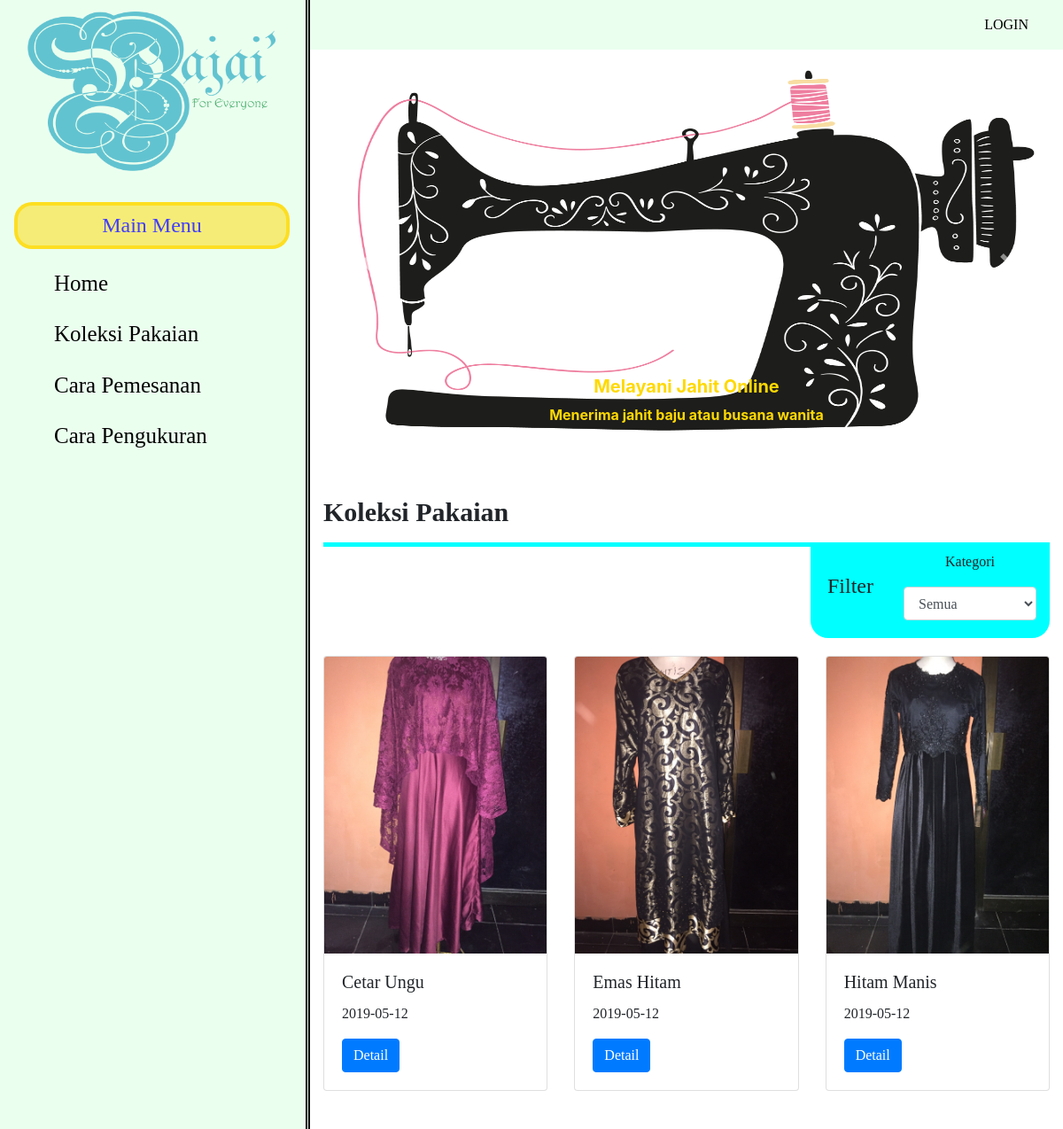
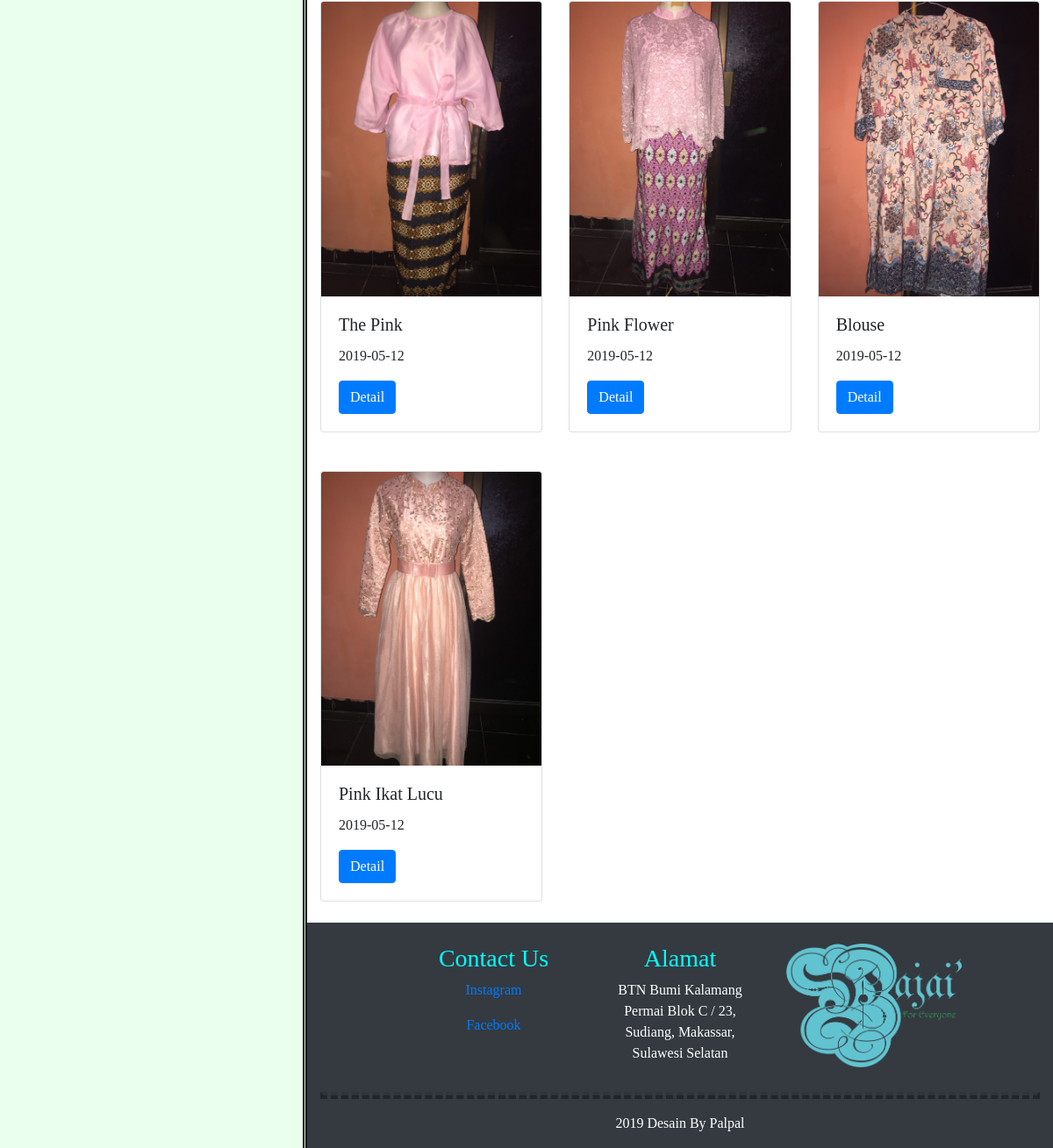
Screenshot of /index.php/c_user/koleksi with the database file from the repository (2 pictures, top to bottom).
### tables this page shows
CREATE TABLE `tb_daftar_pakaian` (
  `id_pakaian` int(11) NOT NULL,
  `nama_pakaian` varchar(22) NOT NULL,
  `kategori_pakaian` varchar(22) NOT NULL,
  `ukuran_pakaian` varchar(11) NOT NULL,
  `harga_jual` int(22) NOT NULL,
  `gambar_jual` varchar(22) NOT NULL,
  `status_post` varchar(11) NOT NULL,
  `tgl_upload` date NOT NULL
);

### application/controllers/C_user.php (called while the page is built, shortened)
<?php
class C_user extends CI_Controller {
    public function __construct(){
        $this->load->library('session');
        $this->load->helper("url");
        $this->load->helper("form");
        $this->load->model("M_user");
    }
    public function koleksi()
    {
        $data['sql'] = $this->M_user->koleksi();
        $this->load->view("user/header");
        $this->load->view("user/koleksi",$data);
        $this->load->view("user/footer");
    }
}

### index.php (called while the page is built, shortened)
<?php
require_once BASEPATH.'core/CodeIgniter.php';

### application/models/M_user.php (called while the page is built, shortened)
<?php
class M_user extends CI_Model {
    public function koleksi(){
        $this->db->select('*');
        $this->db->where('status_post','aktif');
        $this->db->order_by('tgl_upload','DESC');
        $this->db->from('tb_daftar_pakaian');
        $sql = $this->db->get();
        return $sql;
    }
}

### application/views/user/koleksi.php (the view, shortened to what this page needs)
<div class="bd-example">
    <div id="carouselExampleCaptions" class="carousel slide" data-ride="carousel">
        <ol class="carousel-indicators">
            <li data-target="#carouselExampleCaptions" data-slide-to="0" class="active"></li>
            <li data-target="#carouselExampleCaptions" data-slide-to="1"></li>
            <li data-target="#carouselExampleCaptions" data-slide-to="2"></li>
        </ol>
        <div class="carousel-inner">
            <div class="carousel-item active">
                <img src="<?=base_url()?>./assets/img/mesinjahit.png" class="d-block w-100" alt="...">
                <div class="carousel-caption d-none d-md-block">
                <h5>Melayani Jahit Online</h5>
                <p>Menerima jahit baju atau busana wanita</p>
                </div>
            </div>
        </div>
        <a class="carousel-control-prev" href="#carouselExampleCaptions" role="button" data-slide="prev">
        <span class="carousel-control-prev-icon" aria-hidden="true"></span>
        </a>
        <a class="carousel-control-next" href="#carouselExampleCaptions" role="button" data-slide="next">
        <span class="carousel-control-next-icon" aria-hidden="true"></span>
        </a>
    </div>
</div>
<div class="container">
    <div class="row mt-4">
        <div class="col">
            <h4 class="judul">Koleksi Pakaian</h4>
            <hr>
        </div>
    </div>
    <div class="filter">
        <div class="container">
            <div class="row">
                <div class="col-sm-4">
                    <h4>Filter</h4>
                </div>
                <div class="col-sm-8">
                    <?= form_open();?>
                    <p>Kategori</p>
                    <select name="kategori" id="kategori" class="form-control">
                        <option value="Semua">Semua</option>
                    </select>
                </div>
            </div>
        </div>
    </div>
    <div class="row" id="container">
    <?php
        foreach ($sql->result() as $daftar){
            $id_pakaian = $daftar->id_pakaian;
            $nama_pakaian = $daftar->nama_pakaian;
            $tgl_upload = $daftar->tgl_upload;
            $gambar_jual = $daftar->gambar_jual;
    ?>
        <div class="col-md-4 ortu">
            <div class="card mb-4">
                <img src="<?= base_url()?>assets/img/daftarPakaian/<?= $gambar_jual;?>" class="card-img-top" alt="">
                <div class="card-body">
                    <h5 class="card-title"><?= $nama_pakaian;?></h5>
                    <p class="card-text"><?= $tgl_upload;?></p>
                    <a href="#" class="btn btn-primary" data-toggle="modal" data-target="#exampleModalLong<?= $id_pakaian;?>">Detail</a>
                </div>
            </div>
        </div>
    <?php
        }
    ?>
    </div>
</div>

### application/views/user/header.php (shortened to what this page needs)
<!DOCTYPE html>
<head>
    <link rel="stylesheet" type="text/css" href="<?php echo base_url()?>assets/plugins/bootstrap/css/bootstrap.css">
    <link rel="stylesheet" type="text/css" href="<?php echo base_url()?>assets/plugins/bootstrap/css/bootstrap.min.css">
    <link rel="stylesheet" type="text/css" href="<?php echo base_url()?>assets/css/style.css">
</head>
<body>
    <div class="sidebar">
        <div class="container-fluid">
            <nav class="navbar navbar-expand-lg navbar-light">
                <div class="list-group list-group-flush">
                    <a class="navbar-brand" href="#"><img src="<?php echo base_url();?>assets/img/pajai2.png"></a>
                    <ul class="main-menu">
                        <div class="menu"><h4>Main Menu</h4></div>
                        <li class="link"><a href="<?php echo base_url();?>c_user">Home</a></li>
                        <li class="link"><a href="<?php echo base_url();?>c_user/koleksi">Koleksi Pakaian</a></li>
                        <li class="link"><a href="<?php echo base_url();?>c_user/carapesan">Cara Pemesanan</a></li>
                        <li class="link"><a href="<?php echo base_url();?>c_user/caraukur">Cara Pengukuran</a></li>
                    </ul>
                </div>
            </nav>
        </div>
    </div>
    <div class="sisi_kanan">
        <nav class="navbar navbar-expand-lg navbar-light">
            <div class="container-fluid">
                <div class="collapse navbar-collapse" id="navbarSupportedContent">
                    <ul class="navbar-nav ml-auto">
                    <?php
                    if($this->session->userdata("id_akun")){
                    ?>
                        <li class="nav-item dropdown">
                            <a class="nav-link dropdown-toggle" href="#" id="navbarDropdown" role="button" data-toggle="dropdown" aria-haspopup="true" aria-expanded="false">
                            Hi, <?php echo $this->session->userdata("nama");?>
                            </a>
                            <div class="dropdown-menu dropdown-menu-right" aria-labelledby="navbarDropdown">
                                <a class="dropdown-item" href="<?= base_url();?>control_pelanggan/c_pelanggan">Informasi</a>
                                <div class="dropdown-divider"></div>
                                <a class="dropdown-item" href="<?php echo base_url();?>c_login/logout">Logout</a>
                            </div>
                        </li>
                    <?php
                    }else{
                    ?>
                        <li class="nav-item">
                            <a class="nav-link" href="<?php echo base_url();?>c_login"><div class="login">Login</div></a>
                        </li>
                    <?php
                    }
                    ?>
                    </ul>
                </div>
            </div>
        </nav>

### application/views/user/footer.php (shortened to what this page needs)
        <div class="container bg-dark footer">
            <div class="row justify-content-center pt-4">
                <div class="col-sm-3">
                    <h3>Contact Us</h3>
                    <p><a href="http://instagram.com/daengpalpal" target="_blank" rel="noopener noreferrer">Instagram</a></p>
                    <p><a href="http://facebook.com/daengpalpal" target="_blank" rel="noopener noreferrer">Facebook</a></p>
                </div>
                <div class="col-sm-3">
                    <h3>Alamat</h3>
                    <p>BTN Bumi Kalamang Permai Blok C / 23, Sudiang, Makassar, Sulawesi Selatan</p>
                </div>
                <div class="col-sm-3">
                    <img src="<?php echo base_url();?>assets/img/pajai2.png" width="200" alt="">
                </div>
            </div>
            <hr>
            <div class="row">
                <div class="col">
                    <p class="text-center">2019 Desain By Palpal</p>
                </div>
            </div>
        </div>
    </div>
</body>
</html>

### assets/css/style.css (style rules this page uses)
.sidebar { display: none; background-color: rgb(235, 255, 239); }
.sidebar img { width: 280px; height: 180px; }
.sidebar .main-menu { margin-top: 30px; font-family: Imprint MT Shadow; font-size: 20px; list-style: none; }
.sidebar .main-menu .menu { border: 4px solid rgba(255, 217, 0, 0.726); border-radius: 20px; text-align: center; background-color: rgba(255, 217, 0, 0.5); }
.sidebar .main-menu .menu h4 { padding-top: 8px; color: rgb(65, 61, 255); }
.sidebar .main-menu li a { color: black; text-decoration: none; }
.sisi_kanan .navbar { background-color: rgb(235, 255, 239); }
.sisi_kanan .nav-item { font-family: Harington; }
.col .judul { font-family: Harrington; font-weight: bolder; }
.bd-example img { height: 200px; }
.bd-example h5, .bd-example p { color: rgb(255, 217, 0); font-weight: bold; }
@media (min-width: 992px) { .sidebar { display: block; position: fixed; width: 350px; height: 100%; border-right: black double 5px; } }
@media (min-width: 992px) { .sidebar .main-menu { list-style: none; margin-top: 30px; margin-left: -80px; } }
@media (min-width: 992px) { .sidebar .main-menu .menu { margin-left: 25px; } }
@media (min-width: 992px) { .sidebar .main-menu li a { display: inline-block; font-size: 25px; padding-left: 70px; margin-top: 20px; position: relative; } }
@media (min-width: 992px) { .sisi_kanan { margin-left: 350px; height: 100%; } }
@media (min-width: 992px) { .sisi_kanan .nav-link { text-transform: uppercase; color: black !important; } }
@media (min-width: 992px) { .col .judul { font-size: 30px; } }
@media (min-width: 992px) { .col hr { border-width: 5px; border-color: aqua; } }
@media (min-width: 992px) { .bd-example img { height: 480px; } }
@media (min-width: 992px) { .row .ortu { position: relative; } }
@media (min-width: 992px) { .row .card { margin-top: 20px; font-family: Imprint MP Shadow; } }
@media (min-width: 992px) { .filter { background-color: aqua; text-align: center; font-family: Imprint MP Shadow; margin-left: 550px; margin-top: -16px; padding-bottom: 20px; border-bottom-left-radius: 20px; border-bottom-right-radius: 20px; } }
@media (min-width: 992px) { .filter h4 { padding-top: 30px; } }
@media (min-width: 992px) { .filter p { padding-top: 5px; } }
@media (min-width: 992px) { .footer { text-align: center; font-family: Harrington; } }
@media (min-width: 992px) { .footer h3 { color: aqua; } }
@media (min-width: 992px) { .footer hr { border-style: dashed; border-width: 4px; } }
@media (min-width: 992px) { .footer p { color: white; } }

### rows the page displays
tb_daftar_pakaian: gambar_jual (picture), nama_pakaian "Cetar Ungu", tgl_upload "2019-05-12"
tb_daftar_pakaian: gambar_jual (picture), nama_pakaian "Emas Hitam", tgl_upload "2019-05-12"
tb_daftar_pakaian: gambar_jual (picture), nama_pakaian "Hitam Manis", tgl_upload "2019-05-12"
tb_daftar_pakaian: gambar_jual (picture), nama_pakaian "The Pink", tgl_upload "2019-05-12"
tb_daftar_pakaian: gambar_jual (picture), nama_pakaian "Pink Flower", tgl_upload "2019-05-12"
tb_daftar_pakaian: gambar_jual (picture), nama_pakaian "Blouse", tgl_upload "2019-05-12"
tb_daftar_pakaian: gambar_jual (picture), nama_pakaian "Pink Ikat Lucu", tgl_upload "2019-05-12"
